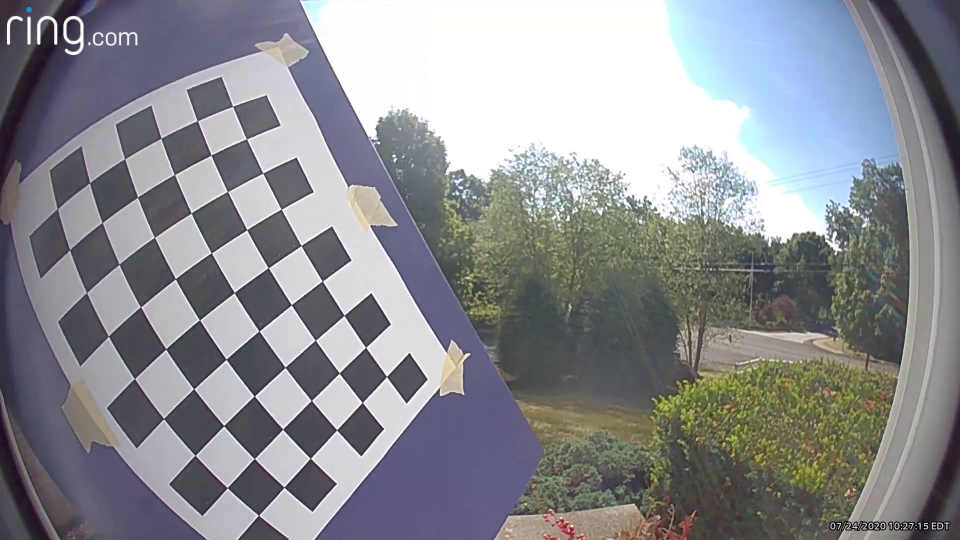
#> input picture input.jpg, 1920 x 1080 px (shown at 1/2 size)
$ python defisheye.py input.jpg   (older library calls are emulated)
#> lines starting #> are read from the running program, lines starting #| are printed output that depends on the picture
import sys
import cv2
import numpy as np

import calibrate_config as my_config

def undistort(img_path):
#> called with img_path = 'input.jpg'
    img = cv2.imread(img_path)
#> img is the input picture: shape (1080, 1920, 3); mean B, G, R 145.3, 140.5, 139.1
    h,w = img.shape[:2]
#> h = 1080; w = 1920
    map1, map2 = cv2.fisheye.initUndistortRectifyMap(my_config.K, my_config.D, np.eye(3), my_config.K, my_config.DIM, cv2.CV_16SC2)
    undistorted_img = cv2.remap(img, map1, map2, interpolation=cv2.INTER_LINEAR, borderMode=cv2.BORDER_CONSTANT)
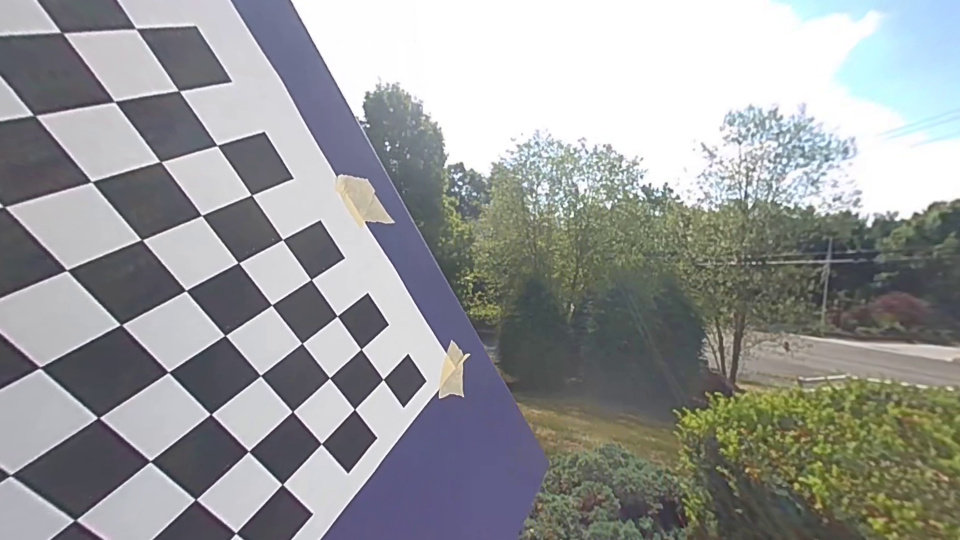
#> undistorted_img: shape (1080, 1920, 3) (shown at 1/2 size); mean B, G, R 153.3, 153.1, 151.7
    cv2.imwrite('output.jpg', undistorted_img)
    cv2.imshow("undistorted", undistorted_img)
    cv2.waitKey(0)
    cv2.destroyAllWindows()
if __name__ == '__main__':
    for p in sys.argv[1:]:
        undistort(p)
